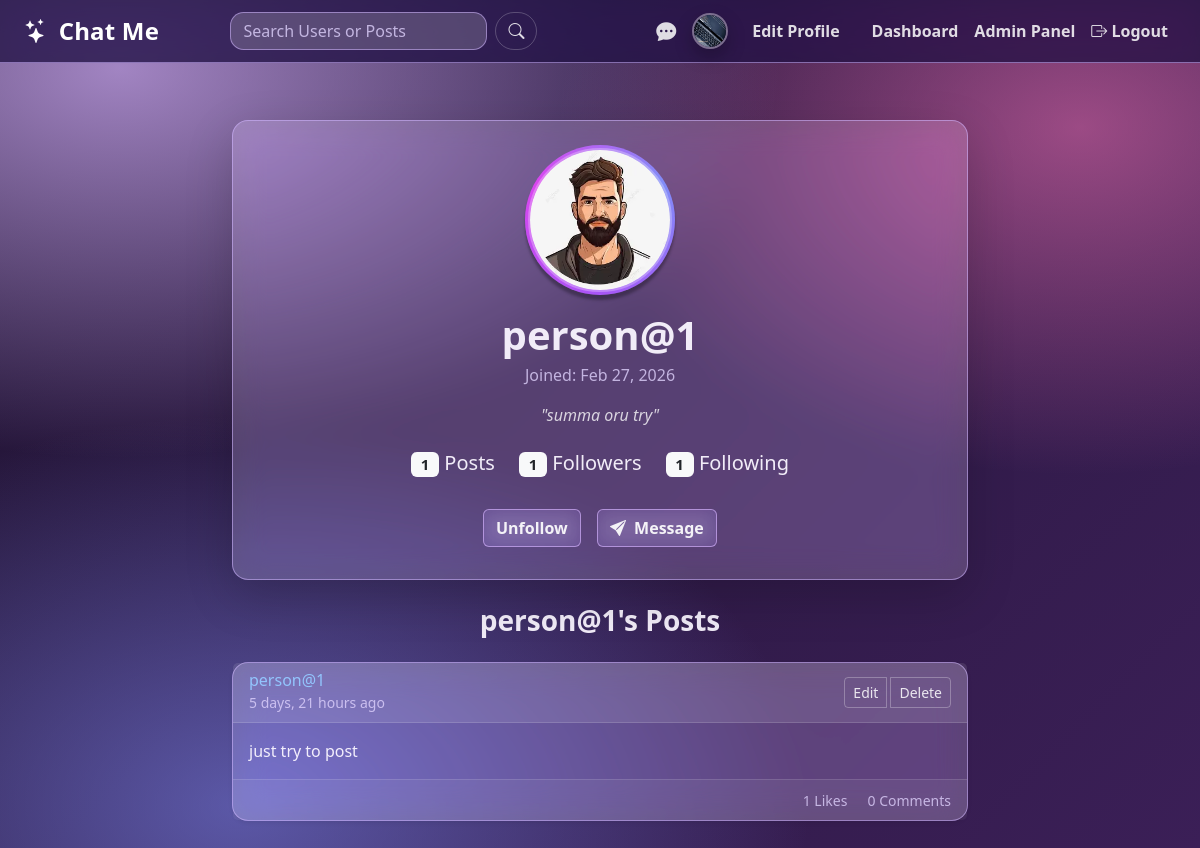
Screenshot of /profile/person@1/ (signed in) with the database file from the repository.
### posts/models.py (models this page shows, shortened)
class Profile(models.Model):
    user = models.OneToOneField(User, on_delete=models.CASCADE)
    nickname = models.CharField(max_length=50, blank=True)
    bio = models.TextField(max_length=500, blank=True)
    image = models.ImageField(
        upload_to='profile_pics/',
        default='profile_pics/default.png',
        blank=True
    )
    instagram_url = models.URLField(max_length=200, blank=True, null=True)
    twitter_url = models.URLField(max_length=200, blank=True, null=True)
    facebook_url = models.URLField(max_length=200, blank=True, null=True)
    THEME_CHOICES = [
        ('dark', 'Dark Purple (Default)'),
        ('light', 'Light Mode'),
        ('one-dark', 'One Dark'),
    ]
    theme = models.CharField(max_length=20, choices=THEME_CHOICES, default='dark')
    last_seen = models.DateTimeField(null=True, blank=True)
    is_private = models.BooleanField(default=False)

class Post(models.Model):
    user = models.ForeignKey(User, on_delete=models.CASCADE)
    content = models.TextField()
    image = models.ImageField(upload_to='post_images/', blank=True, null=True)
    created_at = models.DateTimeField(auto_now_add=True)
    likes = models.ManyToManyField(User, related_name='liked_posts', blank=True)
    class Meta:
        ordering = ['-created_at']

### posts/views.py (the view)
# urls.py: path('profile/<str:username>/', views.profile_view, name='profile'),
@login_required
def profile_view(request, username):
    profile_user = get_object_or_404(User, username=username)
    is_following = (
        request.user.is_authenticated
        and profile_user != request.user
        and Follow.objects.filter(follower=request.user, followed=profile_user).exists()
    )
    is_accessible = not profile_user.profile.is_private or is_following or request.user == profile_user
    if is_accessible:
        user_posts = Post.objects.filter(user=profile_user).order_by('-created_at')
    else:
        user_posts = Post.objects.none()
    context = {
        'profile_user': profile_user,
        'posts': user_posts,
        'is_following': is_following,
        'following_count': profile_user.following.count(),
        'followers_count': profile_user.followers.count(),
        'is_accessible': is_accessible,
    }
    return render(request, 'posts/profile.html', context)

### posts/context_processors.py (called while the page is built)
def unread_messages_count(request):
    if request.user.is_authenticated:
        count = Message.objects.filter(
            conversation__participants=request.user,
            is_read=False
        ).exclude(sender=request.user).count()
        return {'unread_count': count}
    return {'unread_count': 0}

def unread_notifications_count(request):
    if request.user.is_authenticated:
        count = Notification.objects.filter(receiver=request.user, is_read=False).count()
        return {'unread_notifications_count': count}
    return {'unread_notifications_count': 0}

### mysocial/posts/templates/posts/profile.html (shortened to what this page needs)
{% extends 'posts/base.html' %}
{% load static %}
{% block content %}
<div class="row justify-content-center">
    <div class="col-md-8">
        <div class="card shadow-lg p-4 mt-4 mb-4 text-center">
            <div class="profile-img-container">
                <img src="{{ profile_user.profile.image.url }}" alt="Profile Picture">
            </div>
            <h1 class="fw-bold mb-1">{{ profile_user.username }}</h1>
            <p class="text-muted">Joined: {{ profile_user.date_joined|date:"M d, Y" }}</p>
            <p class="mb-4 fst-italic text-secondary">"{{ profile_user.profile.bio|default:"No bio yet." }}"</p>
            <div class="d-flex justify-content-center gap-4 mb-4">
                <h5><span class="badge bg-light text-dark">{{ posts.count }}</span> Posts</h5>
                <h5><span class="badge bg-light text-dark">{{ followers_count }}</span> Followers</h5>
                <h5><span class="badge bg-light text-dark">{{ following_count }}</span> Following</h5>
            </div>
            <div class="d-flex justify-content-center gap-3 mb-2">
                {% if profile_user != user %}
                    <a href="{% url 'toggle_follow' profile_user.id %}"
                       class="btn {% if is_following %}btn-glass-outline{% else %}btn-glass{% endif %}">
                        {% if is_following %}Unfollow{% else %}Follow{% endif %}
                    </a>
                    <a href="{% url 'start_chat' profile_user.id %}"
                       class="btn btn-glass-outline">
                        <i class="bi bi-send-fill me-1"></i> Message
                    </a>
                {% else %}
                    <a href="{% url 'update_profile' %}" class="btn btn-glass">
                        <i class="bi bi-pencil-fill me-1"></i> Edit Profile
                    </a>
                {% endif %}
            </div>
        </div>
        <h3 class="mb-4 text-center fw-bold">{{ profile_user.username }}'s Posts</h3>
        {% for post in posts %}
        <div class="card shadow-sm mb-4">
            <div class="card-header bg-white d-flex justify-content-between align-items-center">
                <div>
                    <h6 class="mb-0 text-primary">{{ post.user.username }}</h6>
                    <small class="text-muted">{{ post.created_at|timesince }} ago</small>
                </div>
                {% if post.user == user or user.is_staff %}
                <div class="btn-group">
                    <a href="{% url 'update_post' post.id %}" class="btn btn-sm btn-outline-warning me-1">Edit</a>
                    <a href="{% url 'delete_post' post.pk %}" class="btn btn-sm btn-outline-danger">Delete</a>
                </div>
                {% endif %}
            </div>
            <div class="card-body">
                <p class="card-text">{{ post.content }}</p>
            </div>
            <div class="card-footer text-end">
                <small class="text-muted me-3">{{ post.likes.count }} Likes</small>
                <small class="text-muted">{{ post.comments.count }} Comments</small>
            </div>
        </div>
        {% empty %}
        <div class="alert alert-warning text-center">No posts found for {{ profile_user.username }}.</div>
        {% endfor %}
    </div>
</div>
{% endblock content %}

### mysocial/posts/templates/posts/base.html (shortened to what this page needs)
{% load static %}
<!DOCTYPE html>
<html lang="en">
<head>
    <link href="https://cdn.jsdelivr.net/npm/bootstrap@5.3.3/dist/css/bootstrap.min.css" rel="stylesheet">
    <link href="https://cdn.jsdelivr.net/npm/bootstrap-icons@1.11.3/font/bootstrap-icons.css" rel="stylesheet">
    <link rel="stylesheet" href="https://cdnjs.cloudflare.com/ajax/libs/animate.css/4.1.1/animate.min.css"/>
    <link rel="stylesheet" href="{% static 'posts/app.css' %}">
</head>
<body class="app">
    <nav class="navbar navbar-expand-lg navbar-dark glass-navbar fixed-top">
        <div class="container-fluid px-4">
            <a class="navbar-brand fs-4" href="{% url 'home' %}">
                <i class="bi bi-stars me-1"></i> Chat Me
            </a>
            <div class="collapse navbar-collapse" id="navbarNav">
                {% if user.is_authenticated %}
                <form class="d-flex mx-auto" method="GET" action="{% url 'search' %}">
                    <input class="form-control me-2 nav-search" type="search" placeholder="Search Users or Posts" aria-label="Search" name="q" required>
                    <button class="btn btn-outline-light nav-search-btn" type="submit"><i class="bi bi-search"></i></button>
                </form>
                {% endif %}
                <ul class="navbar-nav ms-auto align-items-center">
                    {% if user.is_authenticated %}
                        <li class="nav-item me-2">
                             <a class="nav-link" href="{% url 'inbox' %}" title="Inbox">
                                 <i class="bi bi-chat-dots-fill fs-5"></i>
                             </a>
                        </li>
                        <li class="nav-item me-3">
                            <a class="nav-link p-0" href="{% url 'profile' username=user.username %}">
                                <img src="{{ user.profile.image.url }}"
                                    alt="DP"
                                    class="rounded-circle nav-avatar">
                            </a>
                        </li>
                        <li class="nav-item me-3">
                            <a class="nav-link" href="{% url 'update_profile' %}">Edit Profile</a>
                        </li>
                        {% if user.is_staff %}
                            <li class="nav-item"><a class="nav-link text-danger" href="{% url 'admin_dashboard' %}">Dashboard</a></li>
                            <li class="nav-item"><a class="nav-link text-danger" href="{% url 'admin:index' %}">Admin Panel</a></li>
                        {% endif %}
                        <li class="nav-item">
                            <form method="post" action="{% url 'logout' %}" class="d-inline">
                                <button type="submit" class="logout-btn nav-link">
                                    <i class="bi bi-box-arrow-right"></i> Logout
                                </button>
                            </form>
                        </li>
                    {% endif %}
                </ul>
            </div>
        </div>
    </nav>
    <div class="container mt-5 pt-5 app-container">
        {% block content %}{% endblock content %}
    </div>
</body>
</html>

### posts/static/posts/app.css (style rules this page uses)
:root, [data-theme="dark"] { --bg-0: #201433; --bg-1: #3b1f57; --glass-bg: rgba(255, 255, 255, .18); --glass-bg-strong: rgba(255, 255, 255, .22); --glass-border: rgba(208, 180, 255, .55); --glass-shadow: 0 16px 42px rgba(20, 10, 35, .55); --text: rgba(250, 245, 255, .95); --text-muted: rgba(226, 213, 255, .78); --brand: #a855f7; --brand2: #d946ef; --brand3: #818cf8; --nav-bg: rgba(32, 18, 66, .78); --card-shadow-hover: rgba(15, 23, 42, .75); --body-gradient: radial-gradient(1100px 650px at 10% 8%, rgba(216, 180, 254, .70), transparent 60%), radial-gradient(900px 600px at 90% 15%, rgba(244, 114, 182, .55), transparent 58%), radial-gradient(950px 650px at 20% 95%, rgba(129, 140, 248, .55), transparent 60%), linear-gradient(135deg, var(--bg-0), var(--bg-1)); }
body.app { color: var(--text); background: var(--body-gradient); min-height: 100vh; overflow-x: hidden; transition: background 0.3s ease, color 0.3s ease; }
.app-container { animation: appFadeIn .35s ease; }
.glass-navbar { background: var(--nav-bg) !important; border-bottom: 1px solid var(--glass-border); backdrop-filter: blur(14px) saturate(145%); -webkit-backdrop-filter: blur(14px) saturate(145%); }
.glass-navbar .navbar-brand { font-weight: 800; letter-spacing: .2px; color: #fff !important; }
.glass-navbar .nav-link { color: rgba(255, 255, 255, .85) !important; font-weight: 600; transition: opacity .15s ease, transform .15s ease, color .15s ease; }
.nav-avatar { width: 36px; height: 36px; object-fit: cover; border: 2px solid rgba(255, 255, 255, .38); box-shadow: 0 8px 18px rgba(0, 0, 0, .25); }
.nav-search { background: rgba(255, 255, 255, .16) !important; border: 1px solid rgba(233, 213, 255, .55) !important; color: #fff !important; border-radius: 999px !important; }
.nav-search::placeholder { color: rgba(255, 255, 255, .70) !important; }
.nav-search-btn { border-radius: 999px !important; border-color: rgba(255, 255, 255, .22) !important; }
.btn-glass-outline { background: rgba(148, 106, 255, .14); border: 1px solid rgba(216, 180, 254, .65); color: rgba(255, 255, 255, .92) !important; font-weight: 700; backdrop-filter: blur(10px); }
body.app .card { background: var(--glass-bg); border: 1px solid var(--glass-border); border-radius: 1rem; box-shadow: var(--glass-shadow); backdrop-filter: blur(16px) saturate(140%); -webkit-backdrop-filter: blur(16px) saturate(140%); color: var(--text); }
body.app .card .card-header { background: rgba(255, 255, 255, .10) !important; border-bottom: 1px solid rgba(255, 255, 255, .14) !important; color: rgba(255, 255, 255, .92); }
body.app .card .card-footer { background: rgba(255, 255, 255, .06) !important; border-top: 1px solid rgba(255, 255, 255, .12) !important; }
body.app .text-muted { color: var(--text-muted) !important; }
body.app .text-primary { color: #93c5fd !important; }
body.app .text-secondary { color: rgba(255, 255, 255, .78) !important; }
body.app .form-control, body.app textarea.form-control, body.app .form-select { background: var(--glass-bg) !important; border: 1px solid var(--glass-border) !important; color: var(--text) !important; border-radius: .85rem !important; }
body.app .form-control::placeholder { color: var(--text-muted) !important; }
body.app .btn-outline-secondary, body.app .btn-outline-warning, body.app .btn-outline-danger, body.app .btn-outline-light { border-color: rgba(255, 255, 255, .28); color: rgba(255, 255, 255, .86); }
body.app a { color: #a5b4fc; }
.profile-img-container { width: 150px; height: 150px; padding: 3px; border-radius: 500px; margin: 0 auto 16px auto; background: conic-gradient(from 180deg, var(--brand), var(--brand2), var(--brand3), var(--brand)); box-shadow: 0 5px 3px rgba(0, 0, 0, .30); }
.profile-img-container img { width: 100%; height: 100%; border-radius: 999px; object-fit: cover; display: block; border: 2px solid rgba(255, 255, 255, .28); }

### rows the page displays
Post: user.username "person@1", created_at "5 days, 21 hours", shows "Edit", content "just try to post", likes.count "1", comments.count "0"

### other values shown
{{ profile_user.username }} "person@1"
{{ profile_user.date_joined|date:"M d, Y" }} "Feb 27, 2026"
{{ profile_user.profile.bio|default:"No bio yet." }} "summa oru try"
{{ posts.count }} "1"
{{ followers_count }} "1"
{{ following_count }} "1"
